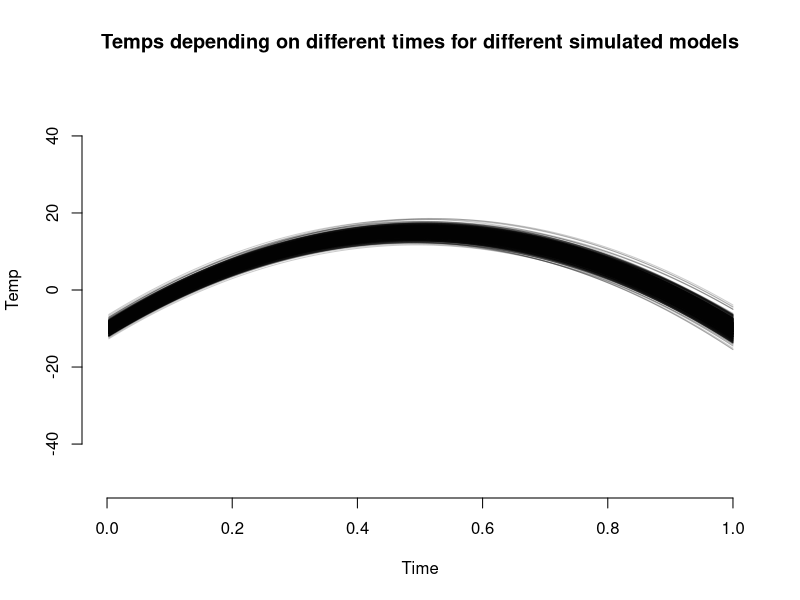
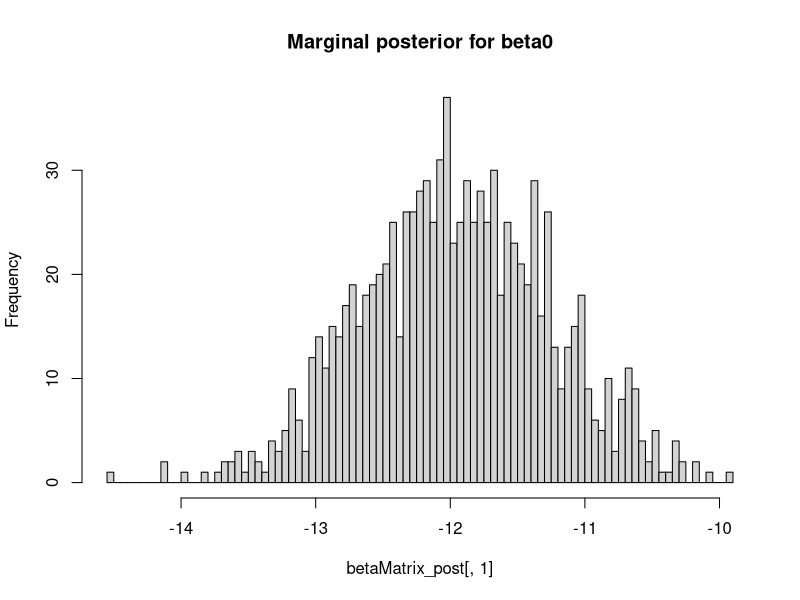
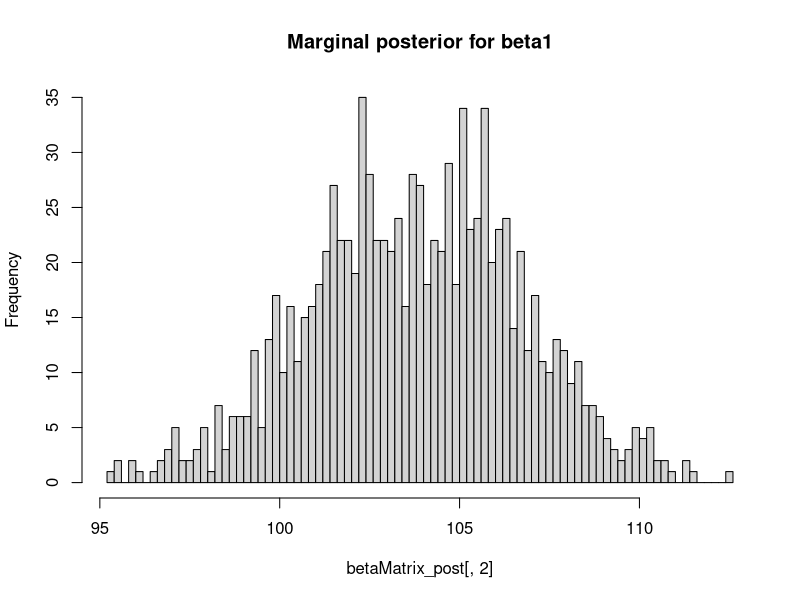
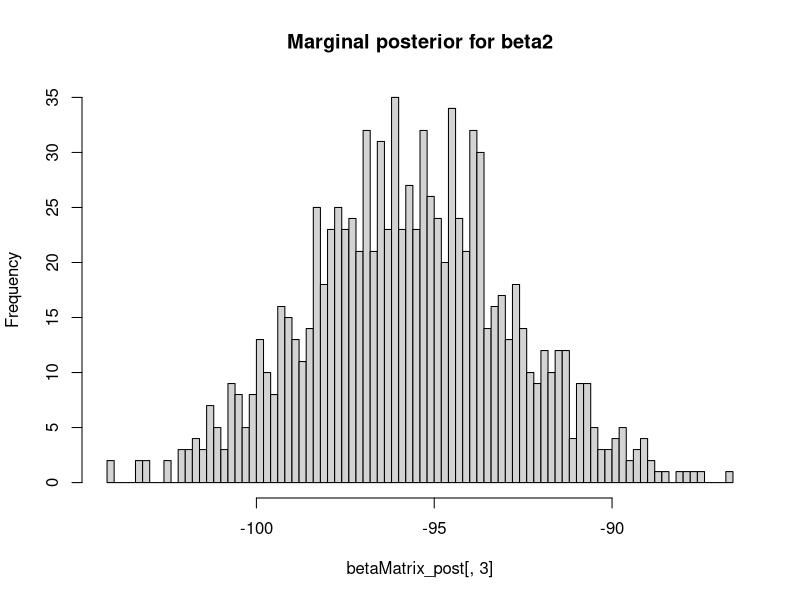
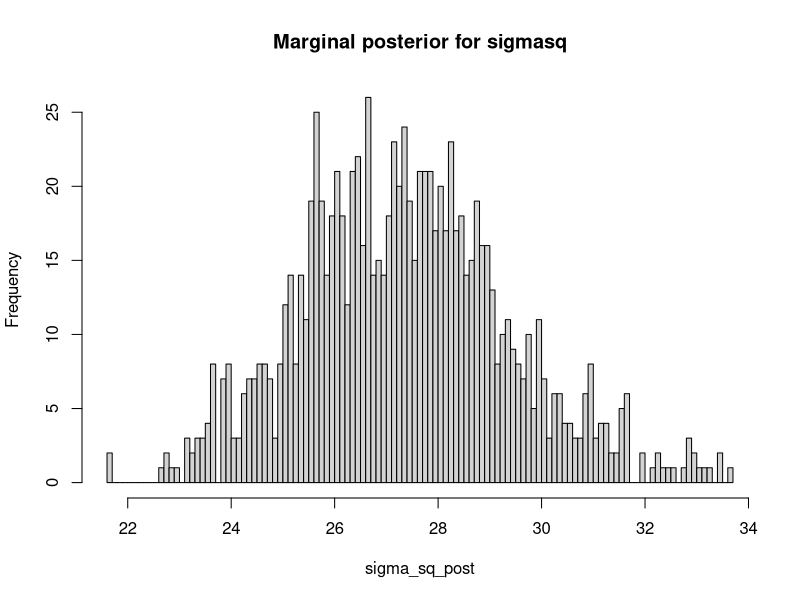
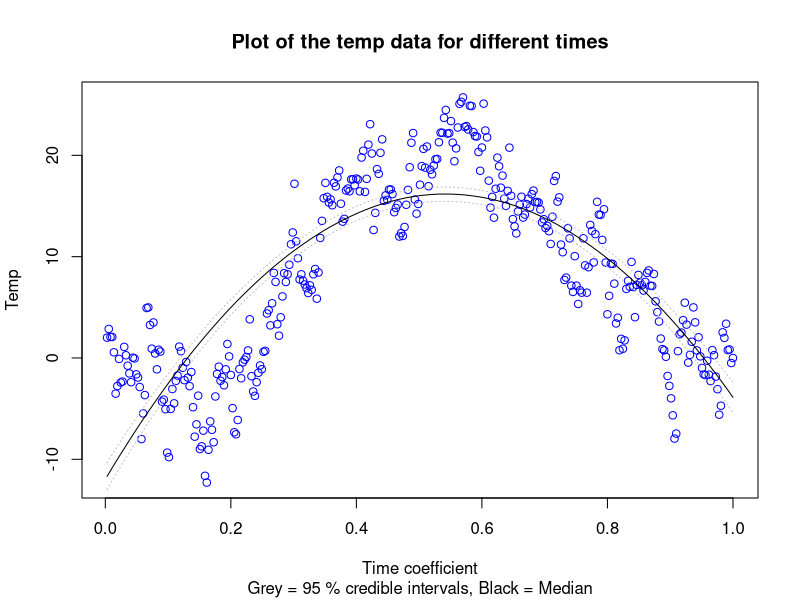
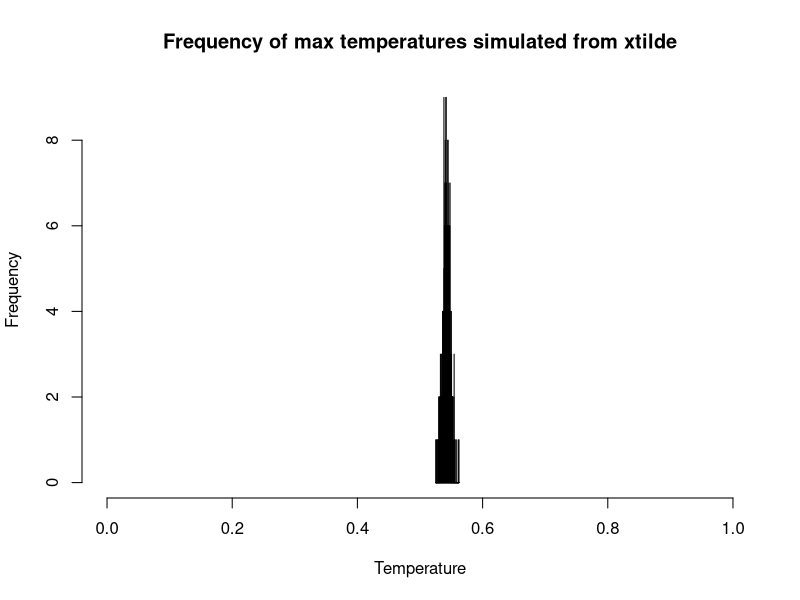

Recreate these plots in R, in order.
## Assignment 1: The dataset TempLinkoping.txt contains daily average tamperatures (in Celcius degrees) at 
## Malmslatt, Linkoping over the course of the year 2018. The response variable is temp and the covariate is 
## time=(the number of days since beginning of year)/365
## You're task is to perform a Bayesian analysis of a quadratic regression
## temp=beta0+beta1*time+beta2*time^2+epsilon, epsilon~N(0,sigma^2)

## a)  Determining the prior distribution of the model parameters. Use the conjugate prior for the linear 
## regression model. Your task is to set the prior hyperparameters my0, omega0, v0 and sigma0^2 to sensible 
## values. Start with my0=(-10,100,-100)T, omega0=0.01*I3, v0=4 and sigma0^2=1.  0 = 1. Check if this prior
## agrees with your prior opinions by simulating draws from the joint prior of all parameters and for every draw
## compute the regression curve. This gives a collection of regression curves, one for each draw from the prior.
## Do the collection of curves look reasonable? If not, change the prior hyperparameters until the collection
## of prior regression curves agrees with your prior beliefs about the regression curve. [Hint: the R package
## mvtnorm will be handy. And use your Inv-chisquared simulator from Lab1.

# Read file
temp = read.table("TempLinkoping.txt", header=TRUE)

## install.packages("mvtnorm")
library(mvtnorm)
# Defining the parameters for the prior distribution
# Switched to beta0=0 since it seems more reasonable and -10 seems too low.
my0=c(-10,100,-100)
omega0=0.5*diag(3)
# Using v0 = 365 since we have 365 observations
v0=365
sigma0_sq=0.5
omega0Inv=solve(omega0)

# Function for returning the response variable
calcRegr = function(betaMatrix, row, x) {
  return(betaMatrix[row,1]+betaMatrix[row,2]*x+betaMatrix[row,3]*x^2)
}

# Function for drawing simulated betavalues
drawBeta = function(my, sigma_sq, omegaInv) {
  return(rmvnorm(1, mean=my, sigma=sigma_sq*omegaInv))
}

nDraws=1000
set.seed(12345)
drawX=rchisq(nDraws, v0)
sigma_sq=(v0)*sigma0_sq/drawX
betaMatrix=matrix(0,nDraws,3)
# Create new plot with specific settings so that the loop can overlay plots
plot.new()
plot.window(xlim=c(0,1), ylim=c(-50,50))
axis(side=1)
axis(side=2)
set.seed(12345)
for (i in 1:nDraws) {
  betaMatrix[i,]=drawBeta(my0, sigma_sq[i], omega0Inv)
  lines(temp$time, calcRegr(betaMatrix, i, temp$time), col=rgb(0,0,0,0.2))
}
title(main="Temps depending on different times for different simulated models", xlab="Time", ylab="Temp")

## The collection of curves look reasonable and in line with our prior beliefs. The temperature rises during the
## summer months and stays low in the beginning and the end of the year respectively.However, the value of -10
## were switched to 0 since it seems more reasonable with a measurement of the temperature 0 on the 1st of
## January than a measurement of -10.

## b) Write a program that simulates from the joint posterior distribution of beta0, beta1, beta2 and sigma^2.
## Plot the marginal posteriors of each parameter as a histogram. Also produce another figure with a scatter plot
## of the temperature data and overlay a curve for the posterior median of the regression function
## f(time)=beta0+beta1*time+beta2*time^2, computed for every value of time. Also overlay curves for the lower
## 2.5% and upper 97.5% posterior credible interval for f(time). That is, compute the 95% equal tail posterior
## probability intervals for every value of time and then connect the lower and upper limits of the interval by
## curves. Does the interval bands contain most of the data points? Should they?

# Calculating the parameters for the posterior distribution
v_n=v0+length(temp$temp)
X=cbind(1, temp$time, temp$time^2)
Y=temp$temp
beta_hat=solve(t(X)%*%X)%*%t(X)%*%Y
my_n=solve(t(X)%*%X+omega0)%*%(t(X)%*%X%*%beta_hat+omega0%*%my0)
omega_n=t(X)%*%X+omega0
omega_n_Inv=solve(omega_n)
sigma_sq_n=(v0*sigma0_sq+(t(Y)%*%Y+t(my0)%*%omega0%*%my0-t(my_n)%*%omega_n%*%my_n))/v_n

# Simulate the joint posterior
sigma_sq_post=(v_n)*c(sigma_sq_n)/drawX
betaMatrix_post=matrix(0,nDraws,3)
response_post_temp=matrix(0,nDraws,length(temp$time))
for (i in 1:nDraws) {
  betaMatrix_post[i,]=drawBeta(my_n, sigma_sq_post[i], omega_n_Inv)
}
# Plots the marginal distributions for the different beta-values
hist(betaMatrix_post[,1], breaks=100, main="Marginal posterior for beta0")
hist(betaMatrix_post[,2], breaks=100, main="Marginal posterior for beta1")
hist(betaMatrix_post[,3], breaks=100, main="Marginal posterior for beta2")
hist(sigma_sq_post, breaks=100, main="Marginal posterior for sigmasq")

plot(temp$time, Y, main="Plot of the temp data for different times", col="blue", 
     xlab="Time coefficient", ylab="Temp")
# Applies function calcRegr to the time-values for each of the drawn betas and stores the results in matrix
for (i in 1:nDraws) {
  betaTemp=sapply(temp$time, calcRegr, betaMatrix=betaMatrix_post, row=i)
  response_post_temp[i,]=betaTemp
}

response_post=c()
credInterval=matrix(0, length(temp$time), 2)
# Retrieves the median of the response values as well as obtaining the upper and lower bound of credInterval
for (i in 1:length(temp$time)) {
  sortedTemp=sort(response_post_temp[,i])
  response_post=c(response_post, (sortedTemp[500]+sortedTemp[501])/2)
  credInterval[i,]=quantile(response_post_temp[,i], probs=c(0.025, 0.975))
}

lines(temp$time, response_post)
lines(temp$time, credInterval[,1], lty=21, col="gray")
lines(temp$time, credInterval[,2], lty=21, col="gray")
title(sub="Grey = 95 % credible intervals, Black = Median")

## The interval bands contain most of the data points. They should contain most of the data points if the model
## is accurate in terms of describing the reality. In this case, it seems like the model has captured most of
## the data points which means that the model describes the reality fairly well. 

## c) It is of interest to locate the time with the highest expected temperature (that is, the time where
## f(time) is maximal). Let's call this value xtilde. Use the simulations in b) to simulate from posterior
## distribution of xtilde. [Hint: The regression curve is quadratic. You can find a simple formula for xtilde
## given beta0, beta1 and beta2]

# Function for calculating the time-value which yields the maximum response (the derivative of response function)
calcMaxTemp = function(betaMatrix, row) {
  return(-betaMatrix[row,2]/(2*betaMatrix[row,3]))
}

# For each of the draws the time-value which yields the maximum temperature is stored in a vector
time_max_temp=c()
for (i in 1:nDraws) {
  time_max_temp=c(time_max_temp, calcMaxTemp(betaMatrix_post, i))
}

hist(time_max_temp, breaks=1000, xlim=c(0,1), main="Frequency of max temperatures simulated from xtilde",
     xlab="Temperature")

## As seen in the histogram the derived highest temperature from the simulated models is mostly present in late
## june which seems reasonable if applying to Malmslatt in Sweden where the temperature is the highest during the 
## summer time. 

## d) Say now that you want to estimate a polynomial model of order 7, but you suspect that higher order terms
## may not be needed, and you worry about overfitting. Suggest a suitable prior that mitigates this potential
## problem. You do not need to compute the posterior, just write down your prior. [Hint: the task is to specify
## my0 and omega0 in a smart way.]

## A suitable prior for this task would be to set my0 to 0 since you want most of the coefficients close to zero
## to obtain increased shrinkage. You would also want to set omega0 to Lambda*IdentityMatrix. This would mean
## that for larger values of lambda more and more of the beta values would be close to zero since the spread of
## the distribution of the beta values would decrease. In this case, where there is a worry about overfitting,
## it might be a good idea to choose a large lambda to decrease the spread of the beta values and increase the
## probability that most of the beta values are around 0. 
